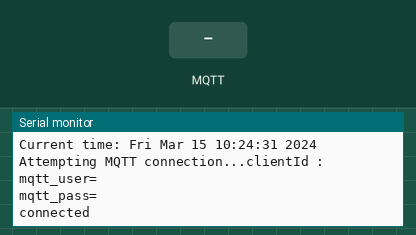
This sketch was run on a simulated ESP8266 (NodeMCU). On the bench: the last lines printed to the serial monitor. The test bench sets the inputs (shaded band). WiFi joins after 1.5 s; servers stay silent unless stated; the local clock reads 2024-03-15 10:24:30 at power-on unless the sketch sets it; no MQTT or app messages arrive unless stated.

Above: at 2.7 s.
2.8 s: MQTT message "1" arrives on the first subscribed topic
At 3.2 s:
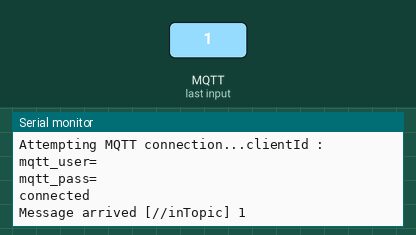
5.8 s: MQTT message "on" arrives on the first subscribed topic
At 6.7 s:
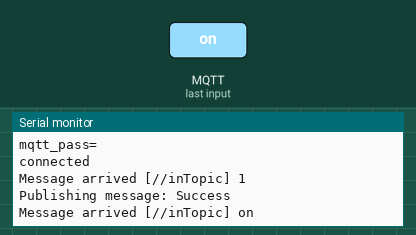
7.3 s: MQTT message "off" arrives on the first subscribed topic
At 7.9 s:
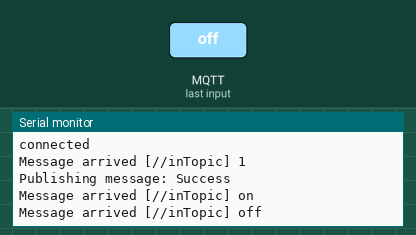

Measured:
- after the input at 2.8 s, the serial monitor: prints a new line at once (image 1)
- after the input at 5.8 s, the serial monitor: prints a new line at once (image 2)
- after the input at 7.3 s, the serial monitor: prints a new line at once (image 3)

The sketch:

ESP8266Demo.ino
```cpp
/*
  Basic ESP8266 MQTT example with Thingsup

  It connects to an Thingusup MQTT broker then:
  - publishes "hello world" to the topic "outTopic" every two seconds
  - subscribes to the topic "inTopic", printing out any messages
    it receives.

  It will reconnect to the server if the connection is lost using a blocking
  reconnect function.

  The code is tested with ESP8266 NodeMCU board
*/
#include <ESP8266WiFi.h>
#include <WiFiClientSecureBearSSL.h>
#include <PubSubClient.h>
#include <time.h>

// Update these with values suitable for your network.
char* ssid = "";                                   // WIFI SSID of network
char* password = "";                               // WIFI password of the newtowk

const char* mqtt_server = "mqtt.thingsup.io";            // Thingsup Broker URL
const char* mqtt_password = "";                          // Device Password set in the device addition stage in thingsup
const char* mqtt_username = "";                          // Device Key set in the device addition stage in thingsup
String clientId = "";                                    // Client ID set in the device addition stage in thingsup
unsigned int mqtt_port = 1883;                           // MQTT port for SSL connection in thingsup
String accountID = "";

/**
 * SSL Certificate for Validation to Prevent Man-In-Middle Attack.
 */
 static const char digicert[] PROGMEM = R"EOF(
-----BEGIN CERTIFICATE-----
MIIDQTCCAimgAwIBAgITBmyfz5m/jAo54vB4ikPmljZbyjANBgkqhkiG9w0BAQsF
ADA5MQswCQYDVQQGEwJVUzEPMA0GA1UEChMGQW1hem9uMRkwFwYDVQQDExBBbWF6
b24gUm9vdCBDQSAxMB4XDTE1MDUyNjAwMDAwMFoXDTM4MDExNzAwMDAwMFowOTEL
MAkGA1UEBhMCVVMxDzANBgNVBAoTBkFtYXpvbjEZMBcGA1UEAxMQQW1hem9uIFJv
b3QgQ0EgMTCCASIwDQYJKoZIhvcNAQEBBQADggEPADCCAQoCggEBALJ4gHHKeNXj
ca9HgFB0fW7Y14h29Jlo91ghYPl0hAEvrAIthtOgQ3pOsqTQNroBvo3bSMgHFzZM
9O6II8c+6zf1tRn4SWiw3te5djgdYZ6k/oI2peVKVuRF4fn9tBb6dNqcmzU5L/qw
IFAGbHrQgLKm+a/sRxmPUDgH3KKHOVj4utWp+UhnMJbulHheb4mjUcAwhmahRWa6
VOujw5H5SNz/0egwLX0tdHA114gk957EWW67c4cX8jJGKLhD+rcdqsq08p8kDi1L
93FcXmn/6pUCyziKrlA4b9v7LWIbxcceVOF34GfID5yHI9Y/QCB/IIDEgEw+OyQm
jgSubJrIqg0CAwEAAaNCMEAwDwYDVR0TAQH/BAUwAwEB/zAOBgNVHQ8BAf8EBAMC
AYYwHQYDVR0OBBYEFIQYzIU07LwMlJQuCFmcx7IQTgoIMA0GCSqGSIb3DQEBCwUA
A4IBAQCY8jdaQZChGsV2USggNiMOruYou6r4lK5IpDB/G/wkjUu0yKGX9rbxenDI
U5PMCCjjmCXPI6T53iHTfIUJrU6adTrCC2qJeHZERxhlbI1Bjjt/msv0tadQ1wUs
N+gDS63pYaACbvXy8MWy7Vu33PqUXHeeE6V/Uq2V8viTO96LXFvKWlJbYK8U90vv
o/ufQJVtMVT8QtPHRh8jrdkPSHCa2XV4cdFyQzR1bldZwgJcJmApzyMZFo6IQ6XU
5MsI+yMRQ+hDKXJioaldXgjUkK642M4UwtBV8ob2xJNDd2ZhwLnoQdeXeGADbkpy
rqXRfboQnoZsG4q5WTP468SQvvG5
-----END CERTIFICATE-----
)EOF";

BearSSL::X509List cert(digicert);

long current_millis = 0;
BearSSL::WiFiClientSecure espClient;
PubSubClient client(espClient);

long lastMsg = 0;
char msg[50];
int value = 0;

/*
 * This function sets ESP in STA mode and connects to the WIFI
 * Args: Null
 * Returns: Null
 */

void setup_wifi() {

  // We start by connecting to a WiFi network
  Serial.println();
  Serial.print("Connecting to ");
  Serial.println(ssid);

  //Use this if client id is kept as * in Thingsup Dashboard
  //clientId = "mqttdevice-" + String(ESP.getChipId(), HEX);

  WiFi.begin(ssid, password);

  while (WiFi.status() != WL_CONNECTED) {
    delay(500);
    Serial.print(".");
  }

  randomSeed(micros());

  Serial.println("");
  Serial.println("WiFi connected");
  Serial.println("IP address: ");
  Serial.println(WiFi.localIP());
}

/*
 * This function is callback function which gets triggered with data is recived on the MQTT subscribed topic
 * Args: Null
 * Returns: Topic name, Payload, Length
 */

void callback(char* topic, byte* payload, unsigned int length) {
  Serial.print("Message arrived [");
  Serial.print(topic);
  Serial.print("] ");
  for (int i = 0; i < length; i++) {
    Serial.print((char)payload[i]);
  }
  Serial.println();
}

/*
 * This function Reconnects to MQTT when there is disconnection
 * Args: Null
 * Returns: Null
 */

void reconnect() {
  // Loop until we're reconnected
  if (!client.connected()) {
    Serial.print("Attempting MQTT connection...");

    Serial.print("clientId : ");
    Serial.println(clientId);

    Serial.print("mqtt_user=");
    Serial.println(mqtt_username);
    Serial.print("mqtt_pass=");
    Serial.println(mqtt_password);

    if (client.connect(clientId.c_str(), mqtt_username, mqtt_password))
    {

      Serial.println("connected");
      // Once connected, publish an announcement...
      String publish_topic = "/"  + accountID + "/" + "outTopic";   // The topic name should be always start with /accountID/
      client.publish((char*)publish_topic.c_str(), "hello world");
      String sub_topic = "/" + accountID + "/" + "inTopic";
      client.subscribe(sub_topic.c_str());

    }
    else
    {
      Serial.print("failed, rc=");
      Serial.print(client.state());
    }
  }
}

/*
 * This is required for SSL/TLS Verification to check expiry date of certificate.
 */
void setClock() {
  configTime(3 * 3600, 0, "pool.ntp.org", "time.nist.gov");

  Serial.print("Waiting for NTP time sync: ");
  time_t now = time(nullptr);
  while (now < 8 * 3600 * 2) {
    delay(500);
    Serial.print(".");
    now = time(nullptr);
  }
  Serial.println("");
  struct tm timeinfo;
  gmtime_r(&now, &timeinfo);
  Serial.print("Current time: ");
  Serial.print(asctime(&timeinfo));
}


void setup() {
  Serial.begin(115200);
  setup_wifi();

  /*
   * SSL Verification Code
   */

  //espClient.setInsecure(); // Use This for Testing

  /*
   * Recommended Approch
   */
  espClient.setTrustAnchors(&cert); //Comment this if using espClient.setInsecure();
  setClock(); //Comment this if using espClient.setInsecure();

  /*
   * SSL Verification Code
   */

  client.setClient(espClient);
  client.setServer(mqtt_server, mqtt_port);
  client.setCallback(callback);
}

void loop() {

  if (!client.connected()) {
    reconnect();
  }
  client.loop();
  if (millis() - current_millis > 5000)
  {
    current_millis = millis();

    if (client.connected())
    {
      Serial.print("Publishing message: ");
      String publish_topic = "/"  + accountID + "/" + "outTopic";   // The topic name should be always start with /accountID/
      if (client.publish((char*)publish_topic.c_str(), "hello world") == true)
      {
        Serial.println("Success");
      }
    }
  }
}
```
